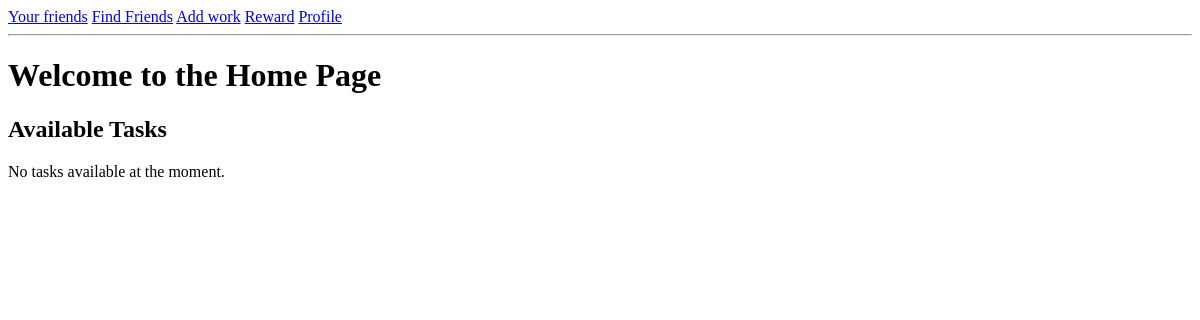
The app's page /, older data.
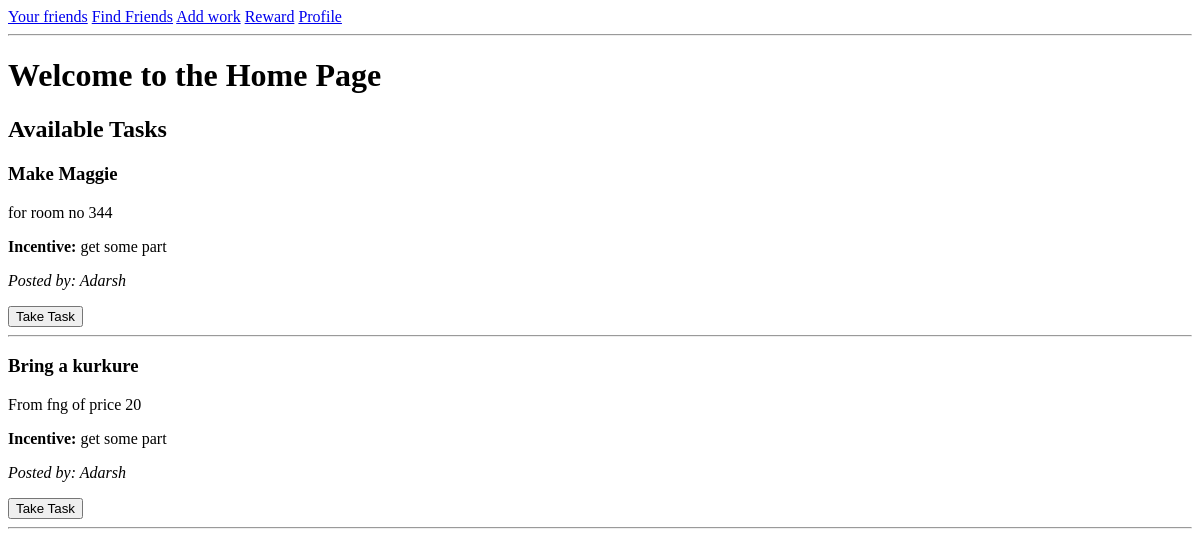
The same page, newer data.
### basic/models.py (models this page shows, shortened)
class Task(models.Model):
    title = models.CharField(max_length=200)
    description = models.TextField()
    incentive = models.CharField(max_length=100)
    posted_by = models.ForeignKey(User, on_delete=models.CASCADE, related_name='posted_tasks')
    created_at = models.DateTimeField(auto_now_add=True)
    is_taken = models.BooleanField(default=False)
    taken_by = models.ForeignKey(User, on_delete=models.SET_NULL, null=True, blank=True, related_name='taken_tasks')

### basic/views.py (the view)
# urls.py: 2. Add a URL to urlpatterns:  path('', views.home, name='home')
def home(request):
    tasks = Task.objects.filter(is_taken=False)
    return render(request, 'home.html', {'tasks': tasks})

### basic/templates/home.html (shortened to what this page needs)
{% extends 'base.html' %}
{% block content %}
    <h1>Welcome to the Home Page</h1>
    <h2>Available Tasks</h2>
    {% for task in tasks %}
        <div>
            <h3>{{ task.title }}</h3>
            <p>{{ task.description }}</p>
            <p><b>Incentive:</b> {{ task.incentive }}</p>
            <p><i>Posted by: {{ task.posted_by.username }}</i></p>
            {% if not task.is_taken %}
                <a href="{% url 'take_task' task.id %}"><button>Take Task</button></a>
            {% else %}
                <p><b>Task is taken.</b></p>
            {% endif %}
            <hr>
        </div>
    {% empty %}
        <p>No tasks available at the moment.</p>
    {% endfor %}
{% endblock %}

### basic/templates/base.html (shortened to what this page needs)
<!DOCTYPE html>
<html>
<head>
</head>
<body>
    <nav>
        <a href="{% url 'friends' %}">Your friends</a>
        <a href="{% url 'user_list' %}">Find Friends</a>
        <a href="{% url 'add_task' %}">Add work</a>
        <a href="#">Reward</a>
        <a href="{% url 'profile' %}">Profile</a>
    </nav>
    <hr>
    {% block content %}
    {% endblock %}
</body>
</html>

Row changes from the older to the newer data that the page shows:
added Task: title "Make Maggie", description "for room no 344", incentive "get some part", posted_by.username "Adarsh", is_taken "Take Task"
added Task: title "Bring a kurkure", description "From fng of price 20", incentive "get some part", posted_by.username "Adarsh", is_taken "Take Task"
Text that changed along with them:
text no longer shown: "No tasks available at the moment."
